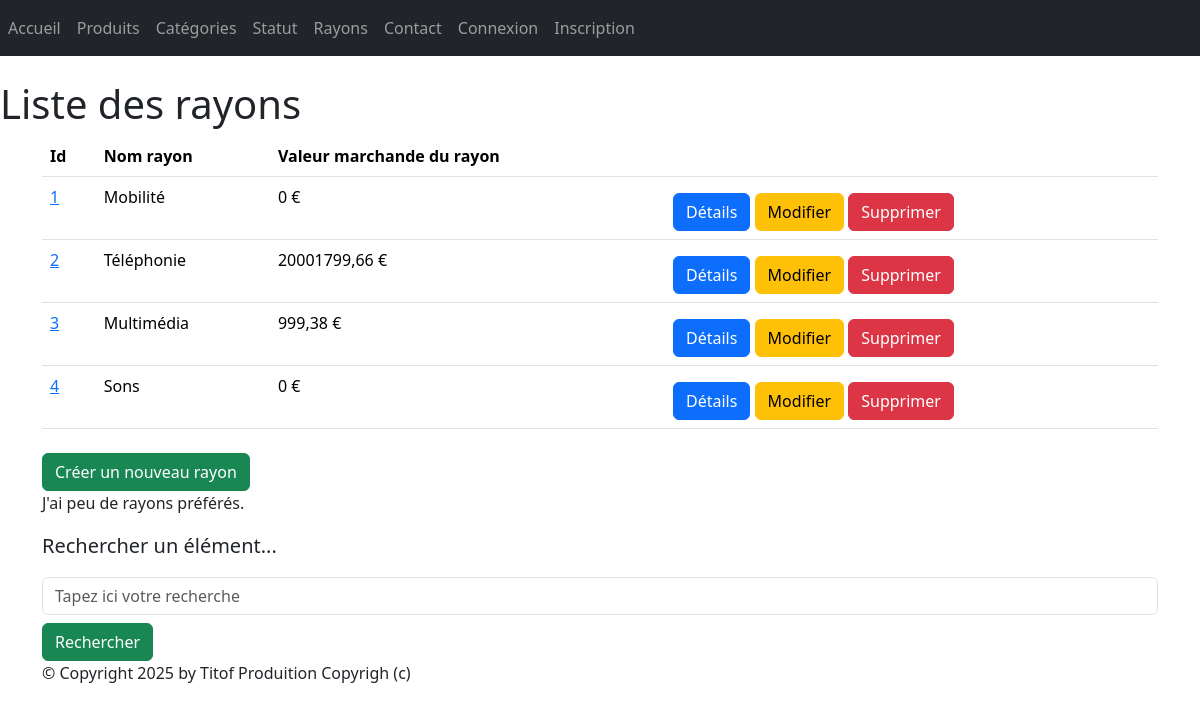
Page /monApp/rayons/ on the committed database.
### monApp/models.py (models this page shows, shortened)
class Rayon(models.Model):
    idRayon = models.AutoField(primary_key=True)
    nomRayon = models.CharField(max_length=200)

### monApp/views.py (the view)
# urls.py: path("rayons/", views.RayonListView.as_view(), name="lst_rs"),
class RayonListView(ListView):
    model = Rayon
    template_name = "monApp/list_rayons.html"
    context_object_name = "rs"
    def get_queryset(self):
        query = self.request.GET.get('search')
        if query:
            return Rayon.objects.prefetch_related(Prefetch("contenirR", queryset=Contenir.objects.select_related("refProd"))).filter(nomRayon__icontains=query)
        return Rayon.objects.prefetch_related(Prefetch("contenirR", queryset=Contenir.objects.select_related("refProd")))
    def get_context_data(self, **kwargs):
        context = super(RayonListView, self).get_context_data(**kwargs)
        context['titremenu'] = "Liste de mes rayons"
        rs_dt = []
        for rayon in context['rs']:
            total = 0
            for contenir in rayon.contenirR.all():
                total += contenir.refProd.prixUnitaireProd * contenir.qte
            rs_dt.append({'rayon': rayon,'total_stock': total})
        context['rs_dt'] = rs_dt
        return context

### monApp/templates/monApp/list_rayons.html
{% extends 'monApp/base.html' %}
{% block menu %}
    <h1>Liste des rayons</h1>
{% endblock %}
{% block contenu %}
    <table class="table">
        <thead>
            <th>Id</th>
            <th>Nom rayon</th>
            <th>Valeur marchande du rayon</th>
            <th></th>
        </thead>
        <tbody>
            {% for data in rs_dt %}
                <tr>
                    <td><a href="{% url 'dtl_r' data.rayon.idRayon %}">{{ data.rayon.idRayon }}</a></td>
                    <td>{{ data.rayon.nomRayon }} </td>
                    <td>{{ data.total_stock }} €</td>
                    <td>
                        <a href="{% url 'dtl_r' data.rayon.idRayon %}" class="btn btn-primary mt-2">Détails</a>
                        <a href="{% url 'r-chng' data.rayon.idRayon %}" class="btn btn-warning mt-2">Modifier</a>
                        <a href="{% url 'dlt-r' data.rayon.idRayon %}" class="btn btn-danger mt-2">Supprimer</a>
                    </td>
                </tr>
            {% endfor %}
        </tbody>
    </table>
    <a href="{% url 'crt-r' %}" class="btn btn-success mt-2">Créer un nouveau rayon</a>
    <p>
    J'ai
    {% if rs|length < 5 %}
    peu de
    {% elif rs|length < 10 %}
    quelques
    {% else %}
    beaucoup de
    {% endif %}
    rayons préférés.
    </p>
    <p class="lead mb-3 ml-0">Rechercher un élément...</p>
    <form method="GET" action="">
        <input class="form-control" type="text" name="search" placeholder="Tapez ici votre recherche"
        value="{{ request.GET.search }}">
        <button type="submit" class="btn btn-success mt-2">Rechercher</button>
    </form>
{% endblock %}

### static/styles.css (style rules this page uses)
h1 { color: red }

### rows in the picture
Rayon: rayon.idRayon "1", rayon.nomRayon "Mobilité", total_stock "0"
Rayon: rayon.idRayon "2", rayon.nomRayon "Téléphonie", total_stock "20001799,66"
Rayon: rayon.idRayon "3", rayon.nomRayon "Multimédia", total_stock "999,38"
Rayon: rayon.idRayon "4", rayon.nomRayon "Sons", total_stock "0"
